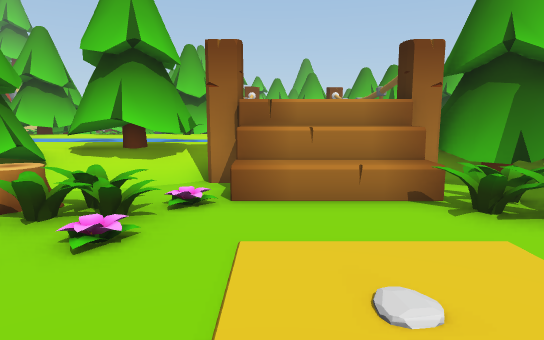
[1] (above)

24 first-person views from a walk through a 3-D level made in the Unity game engine. The camera is 1.2 m above the floor, tilts 8° down and sees 75° across. The floor is counted in squares, 1 m on a side. Each view is taken from the middle of a square. On the plan, view 1 faces up. The plan holds only what a view shows up to about 14 squares ahead; the rest is blank. The place goes on beyond the plan. The player is left out. Some surface patterns are stand-ins.

[2]
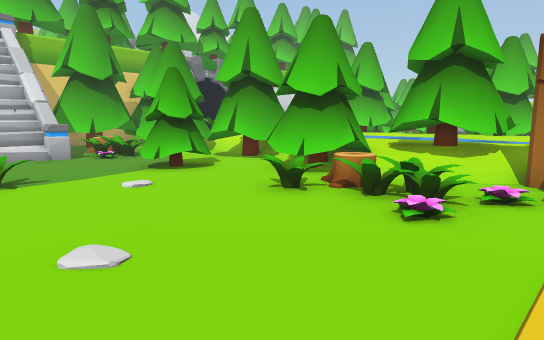

[3]
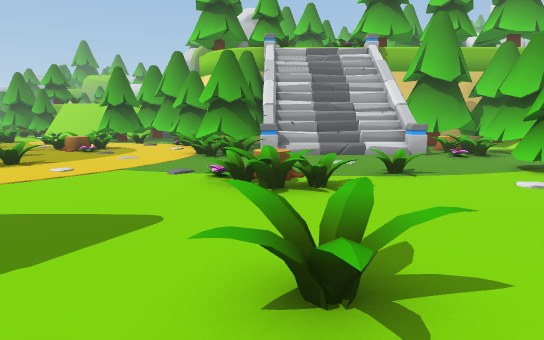

[4]
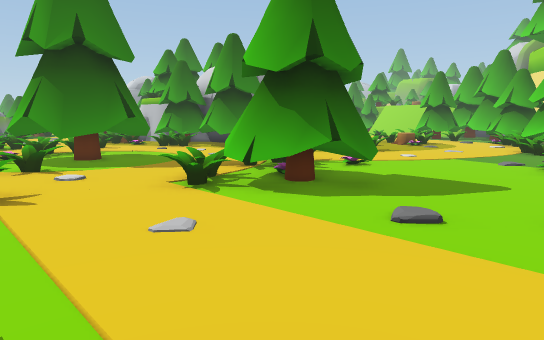

[5]
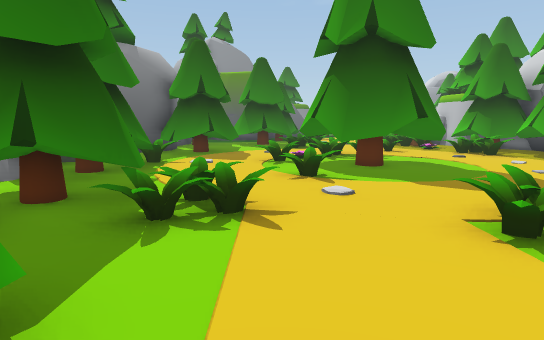

[6]
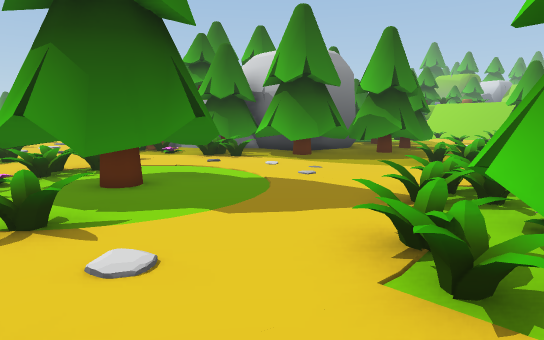

[7]
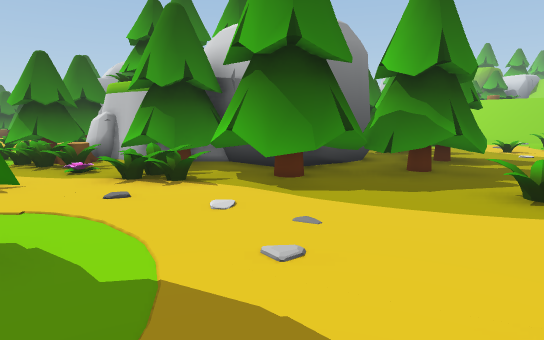

[8]
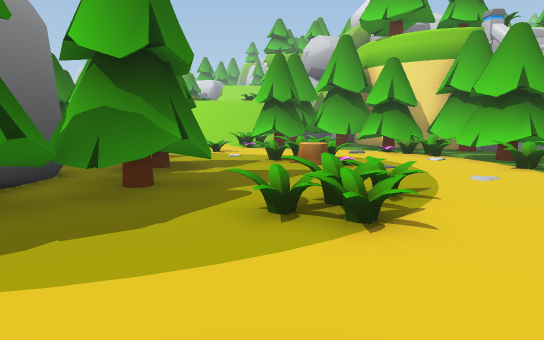

[9]
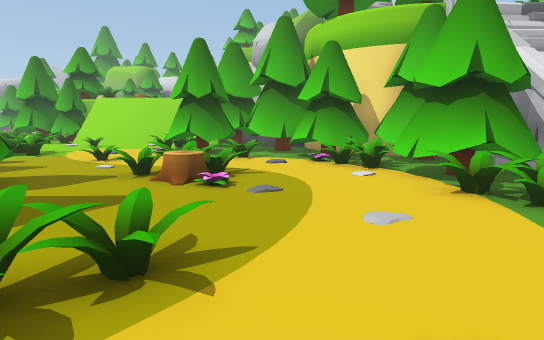

[10]
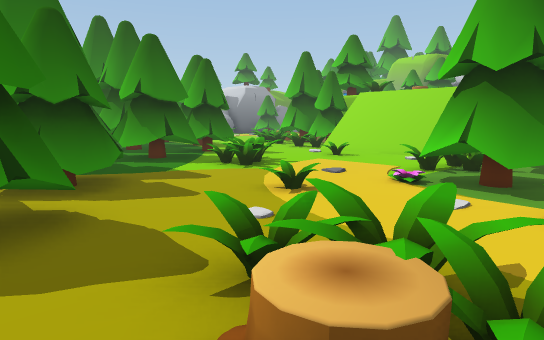

[11]
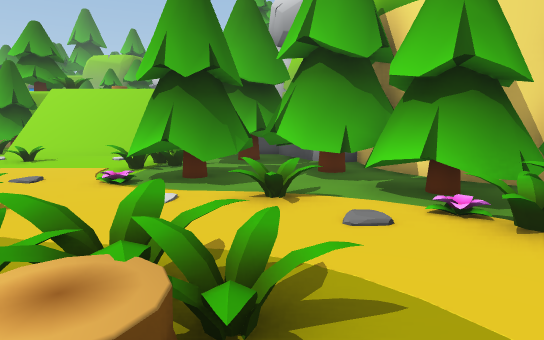

[12]
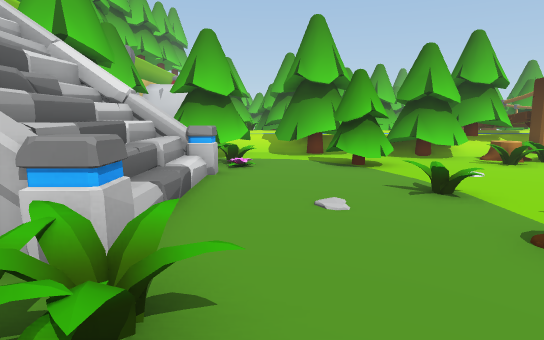

[13]
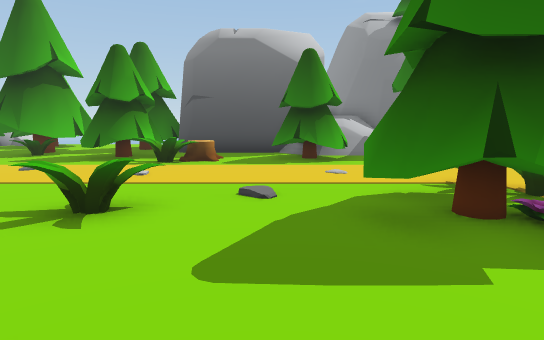

[14]
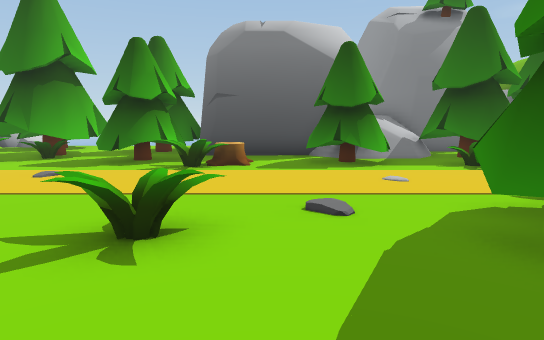

[15]
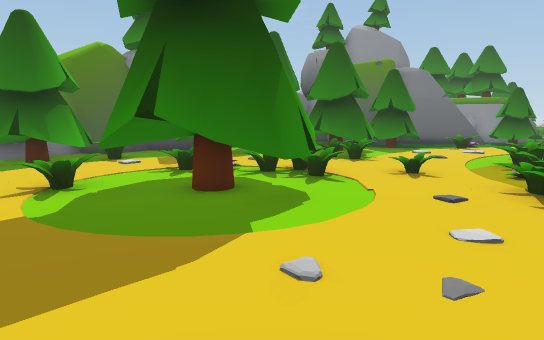

[16]
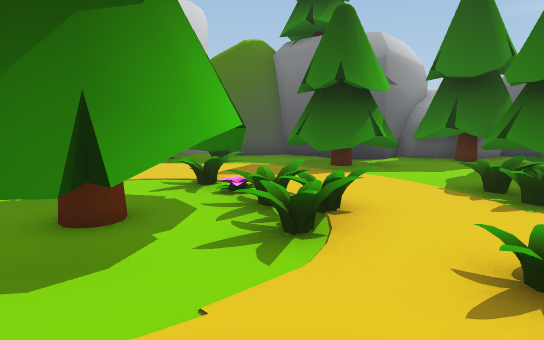

[17]
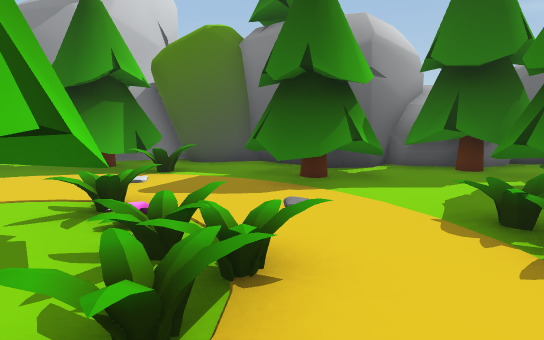

[18]
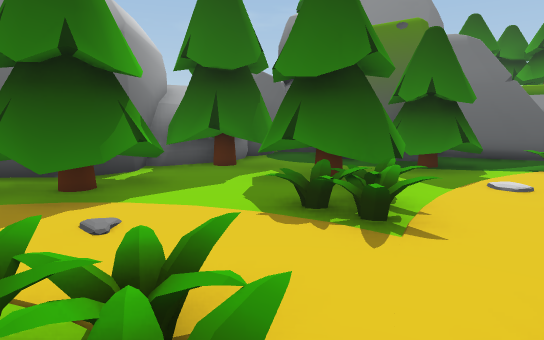

[19]
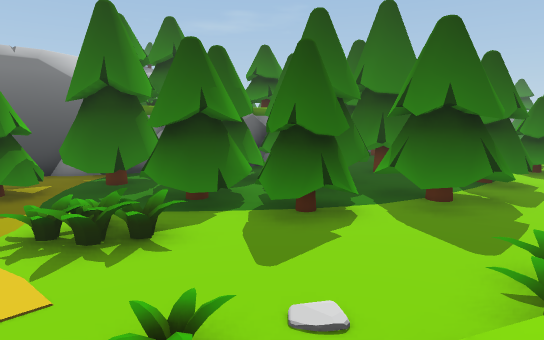

[20]
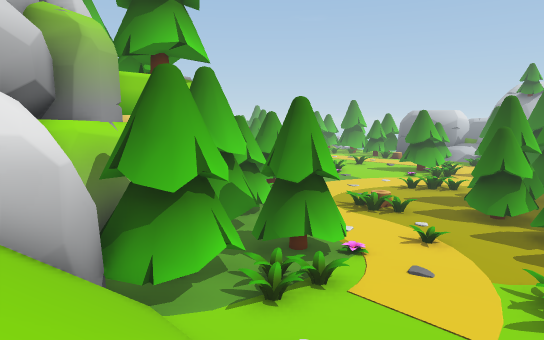

[21]
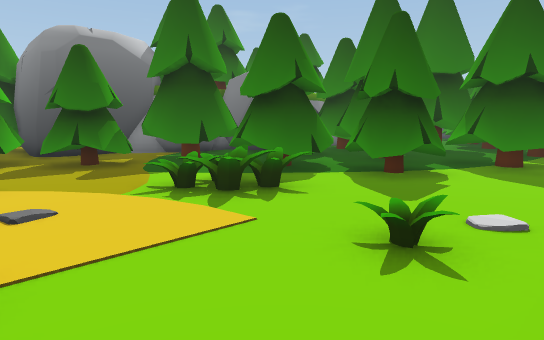

[22]
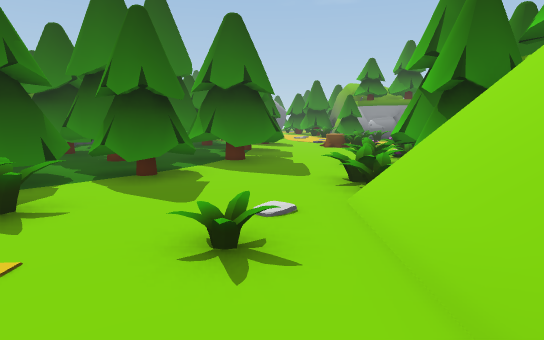

[23]
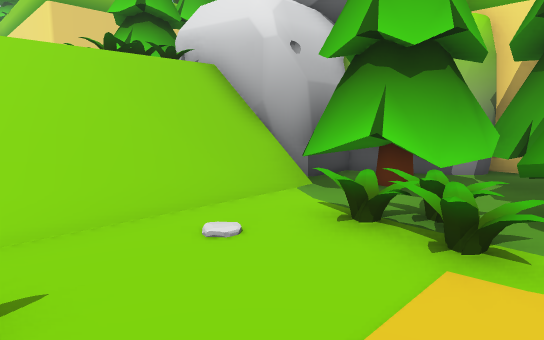

[24]
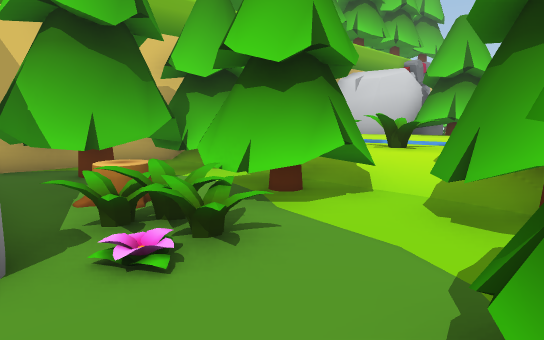

### Floor plan
Key: @ floor where view 1 was taken; # wall or solid block; x gap in a wall; . main floor; : floor 0.25 m higher than the main floor; + floor 0.5 m higher than the main floor; * floor 1.25 m higher than the main floor; % floor 1.75 m higher than the main floor; / step, stairs or slope; = window, fence, low wall or low ledge; ^ raised ledge; v drop or lower ground; O other object.
Columns run from 28 left of view 1 to 8 right of it. Each row starts with its distance up from view 1.
  9                OO#       OO    #
  8          # OO  O OOOO  +OOO#   #O
  7          #OOO  OOOOOOOOOOOO#^^^#OO
  6          #OOO OOO.OOOOOO....^^^.OO  O
  5          # OOOOO...O..OOOO.O..OOOOO O
  4          #OOOOOOO..OO...OOO....OOOO O
  3          #OOO..OO..OO...O........OOO
  2              ###.................OO
  1              #*x................OO
  0              #*=..../.......@...OO OO
 -1              #*+..../..........OOO OO
 -2              #*+.....O...OO....OO.OO
 -3             ##%#O...OOO..OO.....O.OO
 -4           OO OOO /..OO............OO
 -5         #OOOOOOO:...............OOOO
 -6         #OOvOOOO.........OO....OO #
 -7      ### OOOO...........OOOO....OO^O
 -8     OOOOOOOO...........OOOOO.....x^^^
 -9      OOOO............... OO+O....OO^#
-10  O OOOOOOOO..OO........OO:.O..OOOOO #
-11 OOOOOOOOO...OOO...OOO....O.....OOO  #
-12 OOOOOOOOOO...O.....OO............OOO#
-13 ///..O.OO........OO........OOO...OOO#
-14 ///..OO...O...OO OOO......OOOO...OOO#
-15 ///...........OO OOOOO....OOOO...OOOO
-16 ///..........OOO OOOOOO...OOOOO..O.OO
-17  //.........OOO.OOOOOOO....OOO......O
-18 ///....OOO...OO.O     OO...OO...OOOOO
-19 v =/....O...OOO.O  OOOO..O.....OOOOO
-20 OOO/.....OO.OO #O   #OOO........OO O
-21 OOO/..OOOOOOOO #     OOO....OO.....O
-22 OO....OOOOO   ##     #OOO....OOO.OOOO
-23  O.....  OOOOOO#     ##OO....OOOOOOOO
-24 O...OOOOOOOO         ## .....OO  OOO
-25 OO..OOO OOOOOO        OOO....OO    #

Positions as (right, up) in squares from view 1, and headings:
1: (0, 0), facing up
2: (0, -1), facing up-left
3: (0, -3), facing left
4: (3, -3), facing down-left
5: (2, -5), facing down
6: (2, -8), facing down-left
7: (-2, -11), facing down-left
8: (-4, -12), facing left
9: (-7, -9), facing left
10: (-13, -10), facing down-left
11: (-13, -10), facing left
12: (-11, -6), facing up
13: (-7, -5), facing right
14: (-6, -4), facing right
15: (-6, -11), facing down-right
16: (-5, -17), facing right
17: (-3, -18), facing right
18: (-2, -17), facing down-right
19: (-26, -16), facing down-right
20: (-28, -18), facing up-right
21: (-25, -14), facing down-right
22: (-24, -14), facing down
23: (-21, -17), facing up-left
24: (-9, 2), facing up-left
